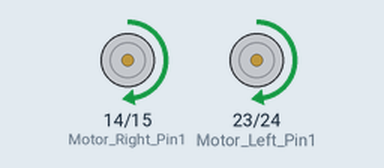
Simulated run of this program. Board: Raspberry Pi (BCM pin numbers). On the bench: motor-driver pin pairs drawn as motors (green arrow = first pin HIGH = forward, orange = second pin HIGH = backward, longer = more drive, scaled by the enable pin). At 8.0 s the program stops and its outputs stay as they are.

Above: at 0.1 s.
At 2.1 s:
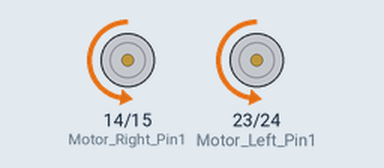
At 4.1 s:
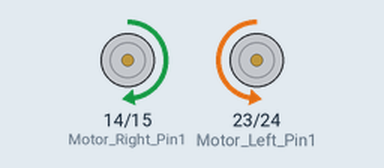
At 8.1 s:
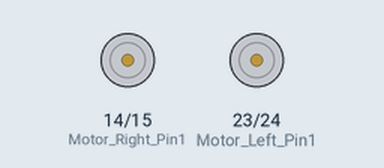
Timing chart, 0 to 9.5 s (numbered marks = the images above):
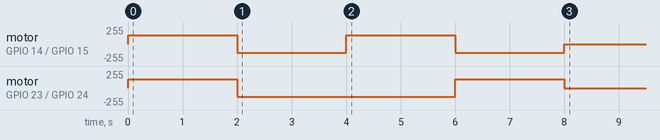

Measured:
- by itself, motor on GPIO 23 (Motor_Left_Pin1) / GPIO 24 (Motor_Left_Pin2): stopped → forward 128/255 at 0.00 s, → backward 128/255 2.0 s later, → forward 128/255 4.0 s later, → stopped 2.0 s later
- by itself, motor on GPIO 14 (Motor_Right_Pin1) / GPIO 15 (Motor_Right_Pin2): stopped → forward 128/255 at 0.00 s, → backward 128/255 2.0 s later, → forward 128/255 2.0 s later, → backward 128/255 2.0 s later, … (5 changes in this stretch)

The program:

motor_pwm_test.py
```python
#!/usr/bin/python3

# File name   : motor_pwm_test.py
# Description : Test  Motors Control
# E-mail      : me@claudiofreddi.eu
# Author      : Claudio Freddi
# Date        : 2023-08-28

#run
#

import RPi.GPIO as GPIO
import time


Motor_Left_EN    = 25
Motor_Right_EN    = 4
Motor_Left_Pin1  = 23
Motor_Left_Pin2  = 24
Motor_Right_Pin1  = 14
Motor_Right_Pin2  = 15

Dir_forward   = 0
Dir_backward  = 1

pwm_Left = 0
pwm_Right = 0

def setup(): #Motor initialization
    global pwm_Left, pwm_Right
    GPIO.setwarnings(False)
    GPIO.setmode(GPIO.BCM)
    GPIO.setup(Motor_Left_EN, GPIO.OUT)
    GPIO.setup(Motor_Right_EN, GPIO.OUT)
    GPIO.setup(Motor_Left_Pin1, GPIO.OUT)
    GPIO.setup(Motor_Left_Pin2, GPIO.OUT)
    GPIO.setup(Motor_Right_Pin1, GPIO.OUT)
    GPIO.setup(Motor_Right_Pin2, GPIO.OUT)
    try:
        pwm_Left = GPIO.PWM(Motor_Left_EN, 1000)
        pwm_Right = GPIO.PWM(Motor_Right_EN, 1000)
    except:
        pass

def motorStop():#Motor stops
    GPIO.output(Motor_Left_Pin1, GPIO.LOW)
    GPIO.output(Motor_Left_Pin2, GPIO.LOW)
    GPIO.output(Motor_Right_Pin1, GPIO.LOW)
    GPIO.output(Motor_Right_Pin2, GPIO.LOW)
    GPIO.output(Motor_Left_EN, GPIO.LOW)
    GPIO.output(Motor_Right_EN, GPIO.LOW)

def motor_right(status, direction, speed):#Motor 2 positive and negative rotation
    global  pwm_Right
    if status == 0: # stop
        motorStop()
    else:
        if direction == Dir_forward:
            GPIO.output(Motor_Right_Pin1, GPIO.HIGH)
            GPIO.output(Motor_Right_Pin2, GPIO.LOW)
            pwm_Right.start(100)
            pwm_Right.ChangeDutyCycle(speed)
        elif direction == Dir_backward:
            GPIO.output(Motor_Right_Pin1, GPIO.LOW)
            GPIO.output(Motor_Right_Pin2, GPIO.HIGH)
            pwm_Right.start(0)
            pwm_Right.ChangeDutyCycle(speed)

def motor_left(status, direction, speed):
    global pwm_Left
    if status == 0: # stop
        motorStop()
    else:
        if direction == Dir_forward:#
            GPIO.output(Motor_Left_Pin1, GPIO.HIGH)
            GPIO.output(Motor_Left_Pin2, GPIO.LOW)
            pwm_Left.start(100)
            pwm_Left.ChangeDutyCycle(speed)
        elif direction == Dir_backward:
            GPIO.output(Motor_Left_Pin1, GPIO.LOW)
            GPIO.output(Motor_Left_Pin2, GPIO.HIGH)
            pwm_Left.start(0)
            pwm_Left.ChangeDutyCycle(speed)
    return direction


def destroy():
    motorStop()
    GPIO.cleanup()


try:
    pass
except KeyboardInterrupt:
    destroy()

def GoFw(speed, duration):
   motor_left(1, Dir_forward,speed)
   motor_right(1, Dir_forward,speed)
   time.sleep(duration)

def GoBw(speed, duration):
   motor_left(1, Dir_backward,speed)
   motor_right(1, Dir_backward,speed)
   time.sleep(duration)

def RotateLeft(speed, duration):
   motor_left(1, Dir_backward,speed)
   motor_right(1, Dir_forward,speed)
   time.sleep(duration)

def RotateRight(speed, duration):
   motor_left(1, Dir_forward,speed)
   motor_right(1, Dir_backward,speed)
   time.sleep(duration)

def main():
   setup()
   GoFw(50,2)
   GoBw(50,2)
   RotateLeft(50,2)
   RotateRight(50,2)

   motorStop()

if __name__ == '__main__':
    main()
```
